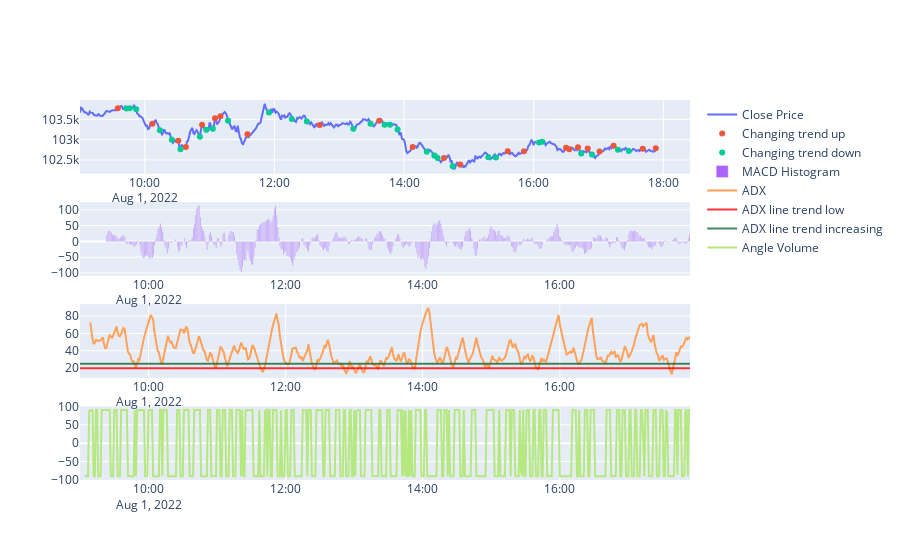

Notebook code for this chart:
### Code cell
fig = make_subplots(rows=4, cols=1)

fig.add_trace(go.Scatter(
    x=df.index, y=df.Close, name='Close Price'
), row=1, col=1)

fig.add_trace(go.Scatter(
    x=close_macd_changing_trend_up.index, y=close_macd_changing_trend_up, name='Changing trend up', mode="markers"
), row=1, col=1)


fig.add_trace(go.Scatter(
    x=close_macd_changing_trend_down.index, y=close_macd_changing_trend_down, name='Changing trend down', mode="markers"
), row=1, col=1)

fig.add_trace(go.Bar(
    x=macdhist.index, y=macdhist, name='MACD Histogram'
), row=2, col=1)

# fig.add_trace(go.Bar(
#     x=df.index, y=macdhist, name='MACD Histogram'
# ), row=2, col=1)


fig.add_trace(go.Scatter(
    x=adx.index, y=adx, name='ADX'
), row=3, col=1)

fig.add_trace(go.Scatter(
        x = [df.index.min(), df.index.max()],
        y = [20, 20],
        mode = "lines",
        name = "ADX line trend low",
        marker = dict(color = 'rgba(255, 0, 0, 0.8)')
    ), row=3, col=1)

fig.add_trace(go.Scatter(
        x = [df.index.min(), df.index.max()],
        y = [25, 25],
        mode = "lines",
        name = "ADX line trend increasing",
        marker = dict(color = 'rgba(22, 105, 55, 0.8)')
    ), row=3, col=1)


fig.add_trace(go.Scatter(
    x=angle_volume.index, y=angle_volume, name='Angle Volume'
), row=4, col=1)

### Figure 1 — Plotly figure (JSON) as saved in the notebook; plotly's stock layout.template omitted (floating-point values rounded to 4 significant figures; data arrays with more than 128 entries replaced by an {"elided": "..."} marker saying what was removed)
{"data": [{"name": "Close Price", "type": "scatter", "x": {"elided": "535 str values"}, "xaxis": "x", "y": {"elided": "535 int values"}, "yaxis": "y"}, {"mode": "markers", "name": "Changing trend up", "type": "scatter", "x": ["2022-08-01T09:35:00", "2022-08-01T10:07:00", "2022-08-01T10:31:00", "2022-08-01T10:38:00", "2022-08-01T10:53:00", "2022-08-01T11:05:00", "2022-08-01T11:10:00", "2022-08-01T11:35:00", "2022-08-01T12:42:00", "2022-08-01T13:37:00", "2022-08-01T14:08:00", "2022-08-01T14:37:00", "2022-08-01T14:52:00", "2022-08-01T15:36:00", "2022-08-01T15:51:00", "2022-08-01T16:30:00", "2022-08-01T16:33:00", "2022-08-01T16:41:00", "2022-08-01T16:50:00", "2022-08-01T17:01:00", "2022-08-01T17:14:00", "2022-08-01T17:41:00", "2022-08-01T17:53:00"], "xaxis": "x", "y": [103775, 103390, 102970, 102820, 103365, 103525, 103575, 103130, 103360, 103465, 102820, 102545, 102385, 102715, 102715, 102800, 102760, 102810, 102780, 102710, 102850, 102775, 102785], "yaxis": "y"}, {"mode": "markers", "name": "Changing trend down", "type": "scatter", "x": ["2022-08-01T09:43:00", "2022-08-01T09:46:00", "2022-08-01T09:52:00", "2022-08-01T10:14:00", "2022-08-01T10:25:00", "2022-08-01T10:33:00", "2022-08-01T10:51:00", "2022-08-01T10:57:00", "2022-08-01T11:03:00", "2022-08-01T11:17:00", "2022-08-01T11:55:00", "2022-08-01T12:16:00", "2022-08-01T12:30:00", "2022-08-01T13:13:00", "2022-08-01T13:29:00", "2022-08-01T13:42:00", "2022-08-01T13:47:00", "2022-08-01T13:54:00", "2022-08-01T14:21:00", "2022-08-01T14:28:00", "2022-08-01T14:31:00", "2022-08-01T14:45:00", "2022-08-01T15:18:00", "2022-08-01T15:25:00", "2022-08-01T16:05:00", "2022-08-01T16:08:00", "2022-08-01T16:44:00", "2022-08-01T16:54:00", "2022-08-01T17:18:00", "2022-08-01T17:28:00"], "xaxis": "x", "y": [103765, 103770, 103745, 103230, 102995, 102765, 103070, 103245, 103265, 103465, 103665, 103505, 103445, 103270, 103390, 103365, 103365, 103250, 102700, 102610, 102545, 102345, 102565, 102560, 102930, 102950, 102660, 102630, 102750, 102720], "yaxis": "y"}, {"name": "MACD Histogram", "type": "bar", "x": {"elided": "535 str values"}, "xaxis": "x2", "y": {"elided": "535 float values"}, "yaxis": "y2"}, {"name": "ADX", "type": "scatter", "x": {"elided": "535 str values"}, "xaxis": "x3", "y": {"elided": "535 float values"}, "yaxis": "y3"}, {"marker": {"color": "rgba(255, 0, 0, 0.8)"}, "mode": "lines", "name": "ADX line trend low", "type": "scatter", "x": ["2022-08-01T09:00:00", "2022-08-01T17:54:00"], "xaxis": "x3", "y": [20, 20], "yaxis": "y3"}, {"marker": {"color": "rgba(22, 105, 55, 0.8)"}, "mode": "lines", "name": "ADX line trend increasing", "type": "scatter", "x": ["2022-08-01T09:00:00", "2022-08-01T17:54:00"], "xaxis": "x3", "y": [25, 25], "yaxis": "y3"}, {"name": "Angle Volume", "type": "scatter", "x": {"elided": "535 str values"}, "xaxis": "x4", "y": {"elided": "535 float values"}, "yaxis": "y4"}], "layout": {"xaxis": {"anchor": "y", "domain": [0, 1]}, "xaxis2": {"anchor": "y2", "domain": [0, 1]}, "xaxis3": {"anchor": "y3", "domain": [0, 1]}, "xaxis4": {"anchor": "y4", "domain": [0, 1]}, "yaxis": {"anchor": "x", "domain": [0.8063, 1]}, "yaxis2": {"anchor": "x2", "domain": [0.5375, 0.7312]}, "yaxis3": {"anchor": "x3", "domain": [0.2687, 0.4625]}, "yaxis4": {"anchor": "x4", "domain": [0, 0.1938]}}}
